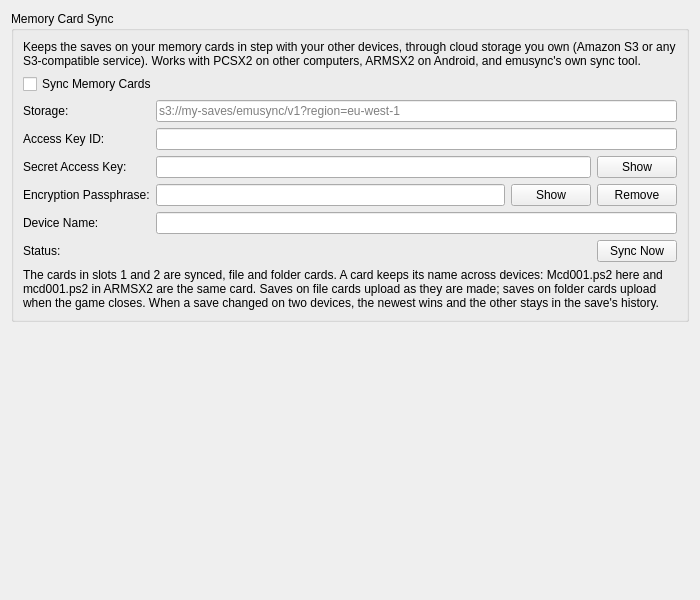
<?xml version="1.0" encoding="UTF-8"?>
<ui version="4.0">
 <class>MemoryCardSyncSettingsWidget</class>
 <widget class="QWidget" name="MemoryCardSyncSettingsWidget">
  <property name="geometry">
   <rect>
    <x>0</x>
    <y>0</y>
    <width>700</width>
    <height>600</height>
   </rect>
  </property>
  <layout class="QVBoxLayout" name="verticalLayout">
   <item>
    <widget class="QGroupBox" name="syncGroup">
     <property name="title">
      <string>Memory Card Sync</string>
     </property>
     <layout class="QVBoxLayout" name="verticalLayout_2">
      <item>
       <widget class="QLabel" name="intro">
        <property name="text">
         <string>Keeps the saves on your memory cards in step with your other devices, through cloud storage you own (Amazon S3 or any S3-compatible service). Works with PCSX2 on other computers, ARMSX2 on Android, and emusync's own sync tool.</string>
        </property>
        <property name="wordWrap">
         <bool>true</bool>
        </property>
       </widget>
      </item>
      <item>
       <widget class="QCheckBox" name="enabled">
        <property name="text">
         <string>Sync Memory Cards</string>
        </property>
       </widget>
      </item>
      <item>
       <layout class="QFormLayout" name="formLayout">
        <item row="0" column="0">
         <widget class="QLabel" name="remoteUriLabel">
          <property name="text">
           <string>Storage:</string>
          </property>
          <property name="buddy">
           <cstring>remoteUri</cstring>
          </property>
         </widget>
        </item>
        <item row="0" column="1">
         <widget class="QLineEdit" name="remoteUri">
          <property name="placeholderText">
           <string>s3://my-saves/emusync/v1?region=eu-west-1</string>
          </property>
         </widget>
        </item>
        <item row="1" column="0">
         <widget class="QLabel" name="accessKeyIdLabel">
          <property name="text">
           <string>Access Key ID:</string>
          </property>
          <property name="buddy">
           <cstring>accessKeyId</cstring>
          </property>
         </widget>
        </item>
        <item row="1" column="1">
         <widget class="QLineEdit" name="accessKeyId"/>
        </item>
        <item row="2" column="0">
         <widget class="QLabel" name="secretLabel">
          <property name="text">
           <string>Secret Access Key:</string>
          </property>
          <property name="buddy">
           <cstring>secret</cstring>
          </property>
         </widget>
        </item>
        <item row="2" column="1">
         <layout class="QHBoxLayout" name="secretLayout">
          <item>
           <widget class="QLineEdit" name="secret">
            <property name="echoMode">
             <enum>QLineEdit::EchoMode::Password</enum>
            </property>
           </widget>
          </item>
          <item>
           <widget class="QPushButton" name="secretShow">
            <property name="text">
             <string>Show</string>
            </property>
            <property name="checkable">
             <bool>true</bool>
            </property>
           </widget>
          </item>
         </layout>
        </item>
        <item row="3" column="0">
         <widget class="QLabel" name="passphraseLabel">
          <property name="text">
           <string>Encryption Passphrase:</string>
          </property>
          <property name="buddy">
           <cstring>passphrase</cstring>
          </property>
         </widget>
        </item>
        <item row="3" column="1">
         <layout class="QHBoxLayout" name="passphraseLayout">
          <item>
           <widget class="QLineEdit" name="passphrase">
            <property name="echoMode">
             <enum>QLineEdit::EchoMode::Password</enum>
            </property>
           </widget>
          </item>
          <item>
           <widget class="QPushButton" name="passphraseShow">
            <property name="text">
             <string>Show</string>
            </property>
            <property name="checkable">
             <bool>true</bool>
            </property>
           </widget>
          </item>
          <item>
           <widget class="QPushButton" name="passphraseRemove">
            <property name="text">
             <string>Remove</string>
            </property>
           </widget>
          </item>
         </layout>
        </item>
        <item row="4" column="0">
         <widget class="QLabel" name="deviceNameLabel">
          <property name="text">
           <string>Device Name:</string>
          </property>
          <property name="buddy">
           <cstring>deviceName</cstring>
          </property>
         </widget>
        </item>
        <item row="4" column="1">
         <widget class="QLineEdit" name="deviceName"/>
        </item>
        <item row="5" column="0">
         <widget class="QLabel" name="statusLabel">
          <property name="text">
           <string>Status:</string>
          </property>
         </widget>
        </item>
        <item row="5" column="1">
         <layout class="QHBoxLayout" name="statusLayout">
          <item>
           <widget class="QLabel" name="status">
            <property name="wordWrap">
             <bool>true</bool>
            </property>
            <property name="sizePolicy">
             <sizepolicy hsizetype="Expanding" vsizetype="Preferred">
              <horstretch>1</horstretch>
              <verstretch>0</verstretch>
             </sizepolicy>
            </property>
            <property name="textInteractionFlags">
             <set>Qt::TextInteractionFlag::TextSelectableByMouse</set>
            </property>
           </widget>
          </item>
          <item>
           <widget class="QPushButton" name="syncNow">
            <property name="text">
             <string>Sync Now</string>
            </property>
           </widget>
          </item>
         </layout>
        </item>
       </layout>
      </item>
      <item>
       <widget class="QLabel" name="cardsHelp">
        <property name="text">
         <string>The cards in slots 1 and 2 are synced, file and folder cards. A card keeps its name across devices: Mcd001.ps2 here and mcd001.ps2 in ARMSX2 are the same card. Saves on file cards upload as they are made; saves on folder cards upload when the game closes. When a save changed on two devices, the newest wins and the other stays in the save's history.</string>
        </property>
        <property name="wordWrap">
         <bool>true</bool>
        </property>
       </widget>
      </item>
     </layout>
    </widget>
   </item>
   <item>
    <spacer name="verticalSpacer">
     <property name="orientation">
      <enum>Qt::Orientation::Vertical</enum>
     </property>
     <property name="sizeHint" stdset="0">
      <size>
       <width>20</width>
       <height>40</height>
      </size>
     </property>
    </spacer>
   </item>
  </layout>
 </widget>
 <resources/>
 <connections/>
</ui>
